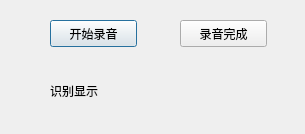
<?xml version="1.0" encoding="UTF-8"?>
<ui version="4.0">
 <class>DialogShowVoice</class>
 <widget class="QDialog" name="DialogShowVoice">
  <property name="geometry">
   <rect>
    <x>0</x>
    <y>0</y>
    <width>305</width>
    <height>134</height>
   </rect>
  </property>
  <property name="font">
   <font>
    <family>WenQuanYi Micro Hei</family>
   </font>
  </property>
  <property name="windowTitle">
   <string>语音回显</string>
  </property>
  <widget class="QPushButton" name="btRecordStart">
   <property name="geometry">
    <rect>
     <x>50</x>
     <y>20</y>
     <width>87</width>
     <height>27</height>
    </rect>
   </property>
   <property name="text">
    <string>开始录音</string>
   </property>
  </widget>
  <widget class="QPushButton" name="btRecordFinish">
   <property name="geometry">
    <rect>
     <x>180</x>
     <y>20</y>
     <width>87</width>
     <height>27</height>
    </rect>
   </property>
   <property name="text">
    <string>录音完成</string>
   </property>
  </widget>
  <widget class="QLabel" name="label">
   <property name="geometry">
    <rect>
     <x>50</x>
     <y>70</y>
     <width>211</width>
     <height>41</height>
    </rect>
   </property>
   <property name="text">
    <string>识别显示</string>
   </property>
  </widget>
 </widget>
 <resources/>
 <connections/>
</ui>
